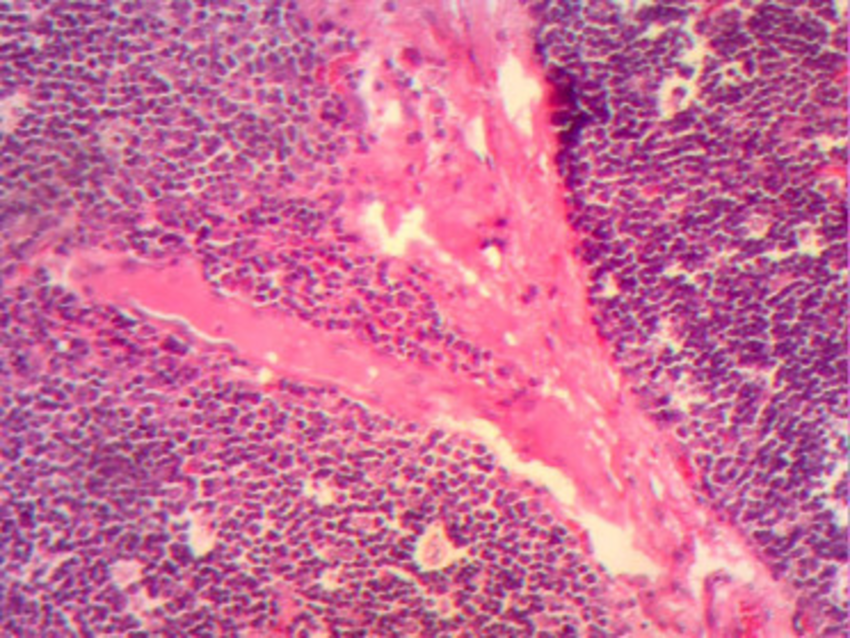
#> input picture GUIA2/PIByB_3/Image-2.tif, 850 x 638 px; its folder holds only this picture in this run
$ python -i descrip_fourier_hu.py   (imports and definitions only)
#> lines starting #> are read from the running program, lines starting #| are printed output that depends on the picture; after the words box and inside, x2 and y2 are one past the last pixel; in counts of white or black regions, pixels touching at a corner belong together
""" 2- Analice y compare las imágenes img-1, img-2 e img-5contenidas en la carpeta: “PAIByB-4”
I. Elija un contorno a analizar y compara los descriptores de forma de fourier y los momentos
Hu. ¿Qué puede concluir de esta comparación?¿Cual de los métodos le resulto mejor para la
extracción de características?
II. Analice las texturas del contorno elegido mediante filtros Gabor, transformada de Fuorier y
transformada wavelet. ¿Puede caracterizar de forma única la textura de los objeto mediante
los métodos utilizados?¿Qué puede decir de los valores obtenidos para cada imagen? """

import cv2
import numpy as np
import matplotlib.pyplot as plt
import os
# [14 lines left out: function lista_de_paths, not called in this run]


def Contornos(image, otsu: bool = False, upper_tresh: int = 200, lower_tresh: int = 100, plot: bool = False):
    # Si se desea usar el umbral de Otsu
    if otsu:
        upper_tresh, _ = cv2.threshold(image, 0, 255, cv2.THRESH_BINARY + cv2.THRESH_OTSU)
        lower_tresh = upper_tresh * 0.5

    # Aplicar el filtro Canny para detectar bordes
    bordes = cv2.Canny(image, lower_tresh, upper_tresh, apertureSize=3)

    # Encontrar los contornos
    contornos, jerarquia = cv2.findContours(bordes, cv2.RETR_EXTERNAL, cv2.CHAIN_APPROX_SIMPLE)

    if plot:
        # Crear una imagen negra y dibujar los contornos detectados sobre ella
        imagen_contornos = np.zeros_like(image)  # Imagen en negro
        cv2.drawContours(imagen_contornos, contornos, -1, 255, 1)  # 1 píxel de grosor, color blanco

        # Mostrar la imagen original y la imagen con los contornos
        plt.figure(figsize=(10, 5))
        plt.subplot(1, 2, 1)
        plt.imshow(image, cmap='gray')
        plt.title('Imagen Original')
        plt.axis('off')

        plt.subplot(1, 2, 2)
        plt.imshow(imagen_contornos, cmap='gray')
        plt.title(f'{len(contornos)} Contornos Detectados')
        plt.axis('off')

        plt.show()

    return contornos

# [106 lines left out: functions contorno2fourier, reconstruir_contorno, reconstruir_todos_los_contornos, hacer_invariante_fourier, contorno2fourier_invariante, Hu_moments, not called in this run]
"""
# Leer la imagen
lista_paths = lista_de_paths(path_folder= 'PIByB_4')
path = lista_paths[0]
print(f"Intentando cargar la imagen desde: {path}")
image = cv2.imread(path, cv2.IMREAD_GRAYSCALE)

if image is None:
    print("Error: No se pudo cargar la imagen. Verifica la ruta y el formato del archivo.")
else:
    print("Imagen cargada correctamente.")

    # Obtener contornos
    contornos = Contornos(image, upper_tresh=200, lower_tresh=100, plot=False)
    # Crear una imagen negra para mostrar los contornos originales
    imagen_contornos_originales = np.zeros_like(image)
    cv2.drawContours(imagen_contornos_originales, contornos, -1, 255, 1)  # Dibuja todos los contornos originales

    # Asegúrate de que se encontraron contornos
    if len(contornos) > 0:
        # Reconstruir todos los contornos y combinarlos en una imagen
        imagen_reconstruida = reconstruir_todos_los_contornos(image, contornos, n_descriptores=50)
        imagen_reconstruida_inv = reconstruir_todos_los_contornos(image, contornos, n_descriptores=50,invariante=True)

        # Mostrar los resultados
        plt.figure(figsize=(10, 5))
        plt.subplot(1, 3, 1)
        plt.imshow(image, cmap='gray')
        plt.title('Imagen original')
        plt.axis('off')

        plt.subplot(1, 3, 2)
        plt.imshow(imagen_reconstruida, cmap='gray')
        plt.title('Imagen reconstruida con Fourier')
        plt.axis('off')


        plt.subplot(1, 3, 3)
        plt.imshow(imagen_contornos_originales, cmap='gray')
        plt.title('contornos')
        plt.axis('off')

        plt.show()
    else:
        print("No se encontraron contornos.")


"""

>>> import cv2
>>> picture = cv2.imread('PIByB_3/Image-2.tif')
#> picture is the input picture: shape (638, 850, 3); mean B, G, R 151.6, 106.9, 202.9
>>> result = Contornos(picture)
#> in Contornos, `bordes = cv2.Canny(image, lower_tresh, upper_tresh, apertureSize=3)`:
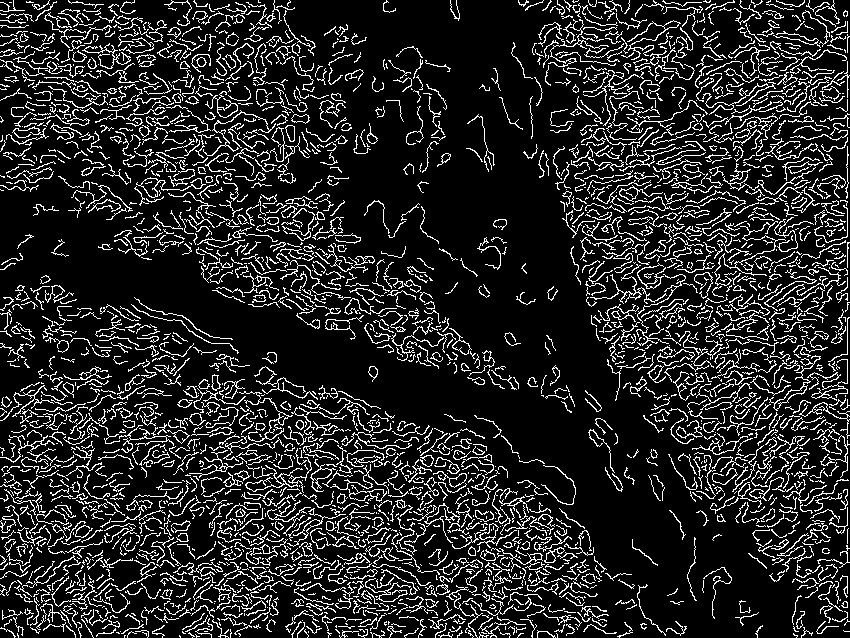
#> bordes: shape (638, 850); 14.8% white in thin lines or dots
#> in Contornos, `contornos, jerarquia = cv2.findContours(bordes, cv2.RETR_EXTERNAL, cv2..`: contornos = 2621 contours, 2421 with area under 20; largest, box (x1, y1, x2, y2) and area: (136, 177, 206, 198) 248, (769, 355, 821, 411) 208, (205, 91, 238, 118) 192, (310, 464, 336, 492) 177, (619, 185, 663, 202) 170; jerarquia = 2621 rows, first 6: [1, -1, -1, -1], [2, 0, -1, -1], [3, 1, -1, -1], [4, 2, -1, -1], [5, 3, -1, -1], [6, 4, -1, -1]
#> result has the same summary as contornos in Contornos

$ run again, on GUIA2/PIByB_3/Image-4.tif
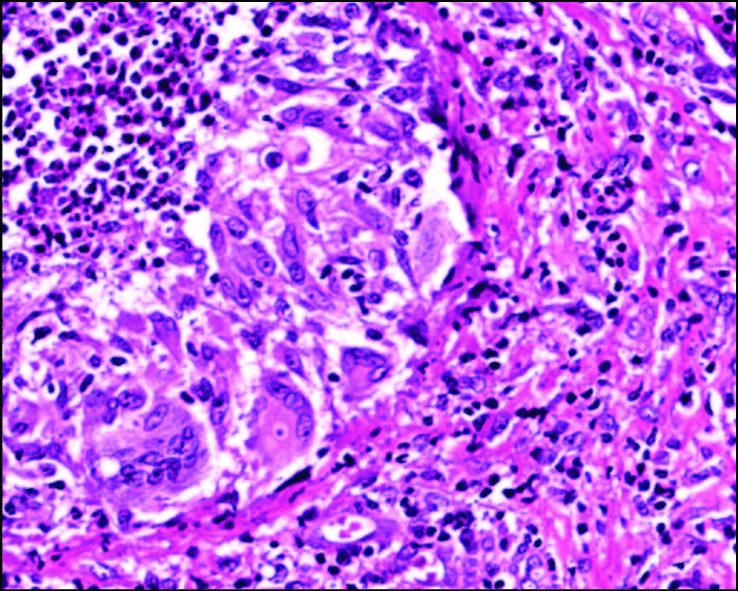
#> input picture GUIA2/PIByB_3/Image-4.tif, 738 x 591 px
#> picture is the input picture: shape (591, 738, 3); mean B, G, R 235.5, 102, 189
#> in Contornos, `bordes = cv2.Canny(image, lower_tresh, upper_tresh, apertureSize=3)`:
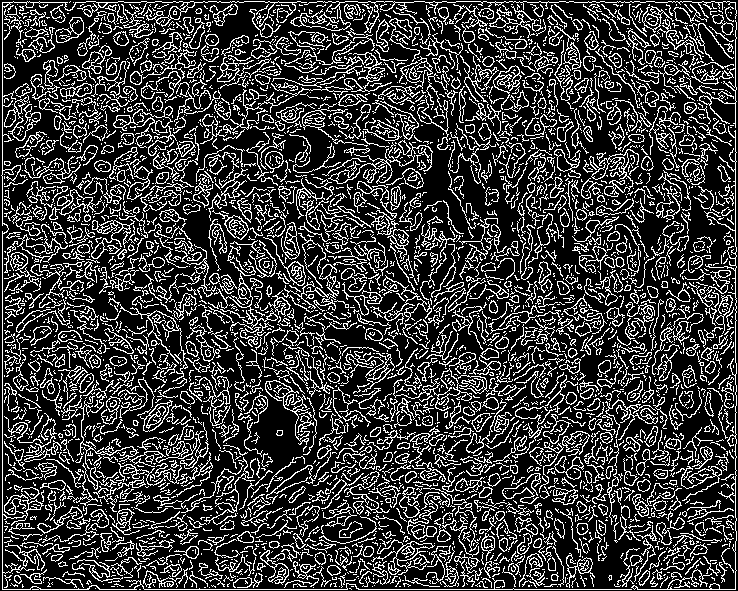
#> bordes: shape (591, 738); 23.4% white in thin lines or dots
#> contornos = 4024 contours, 3514 with area under 20; largest, box (x1, y1, x2, y2) and area: (1, 1, 632, 590) 677, (140, 400, 173, 432) 438, (371, 539, 435, 575) 435, (57, 189, 102, 216) 421, (55, 17, 84, 43) 395
#> result has the same summary as contornos in Contornos

$ run again, on GUIA2/PIByB_3/image-1.tif
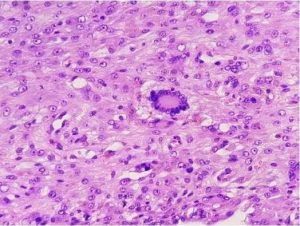
#> input picture GUIA2/PIByB_3/image-1.tif, 300 x 226 px
#> picture is the input picture: shape (226, 300, 3); mean B, G, R 212.5, 146.8, 210.9
#> in Contornos, `bordes = cv2.Canny(image, lower_tresh, upper_tresh, apertureSize=3)`:
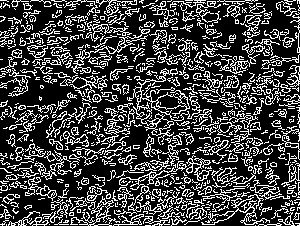
#> bordes: shape (226, 300); 26.4% white in thin lines or dots
#> contornos = 659 contours, 563 with area under 20; largest, box (x1, y1, x2, y2) and area: (127, 68, 202, 145) 912, (119, 161, 187, 217) 249, (70, 196, 120, 226) 220, (71, 26, 150, 74) 214, (186, 155, 212, 181) 170; jerarquia = 659 rows, first 6: [1, -1, -1, -1], [2, 0, -1, -1], [3, 1, -1, -1], [4, 2, -1, -1], [5, 3, -1, -1], [6, 4, -1, -1]
#> result has the same summary as contornos in Contornos
